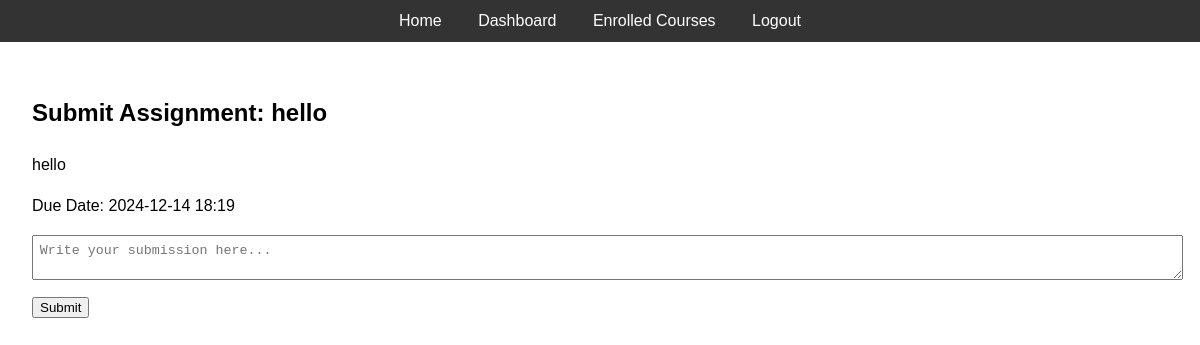
Page /submit_assignment/1 (signed in) on the committed database.
### app.py (models this page shows)
class Assignment(db.Model):
    id = db.Column(db.Integer, primary_key=True)
    title = db.Column(db.String(200), nullable=False)
    description = db.Column(db.Text, nullable=False)
    due_date = db.Column(db.DateTime, nullable=False)
    course_id = db.Column(db.Integer, db.ForeignKey('course.id'))
    course = db.relationship('Course', backref='assignments')

### app.py (the view, shortened to what this page needs)
@app.route('/submit_assignment/<int:assignment_id>', methods=['GET', 'POST'])
@login_required
def submit_assignment(assignment_id):
    if current_user.role != 'student':
        flash('Only students can submit assignments.')
        return redirect(url_for('dashboard'))
    assignment = Assignment.query.get_or_404(assignment_id)
    enrollment = Enrollment.query.filter_by(student_id=current_user.id, course_id=assignment.course_id).first()
    if not enrollment:
        flash('You are not enrolled in this course.')
        return redirect(url_for('dashboard'))
    return render_template('submit_assignment.html', assignment=assignment)

### app.py (called while the page is built)
@login_manager.user_loader
def load_user(user_id):
    return User.query.get(int(user_id))

### templates/submit_assignment.html (shortened to what this page needs)
{% extends 'base.html' %}
{% block content %}
<h2>Submit Assignment: {{ assignment.title }}</h2>
<p>{{ assignment.description }}</p>
<p>Due Date: {{ assignment.due_date.strftime('%Y-%m-%d %H:%M') }}</p>
<form method="POST">
    <textarea name="content" placeholder="Write your submission here..." required></textarea>
    <button type="submit">Submit</button>
</form>
{% endblock %}

### static/styles.css (style rules this page uses)
body { font-family: Arial, sans-serif; margin: 0; padding: 0; line-height: 1.6; }
form input, form select, form textarea { display: block; margin: 1em 0; padding: 0.5em; width: 100%; }

### rows in the picture
Assignment: title "hello", description "hello", due_date "2024-12-14 18:19"
